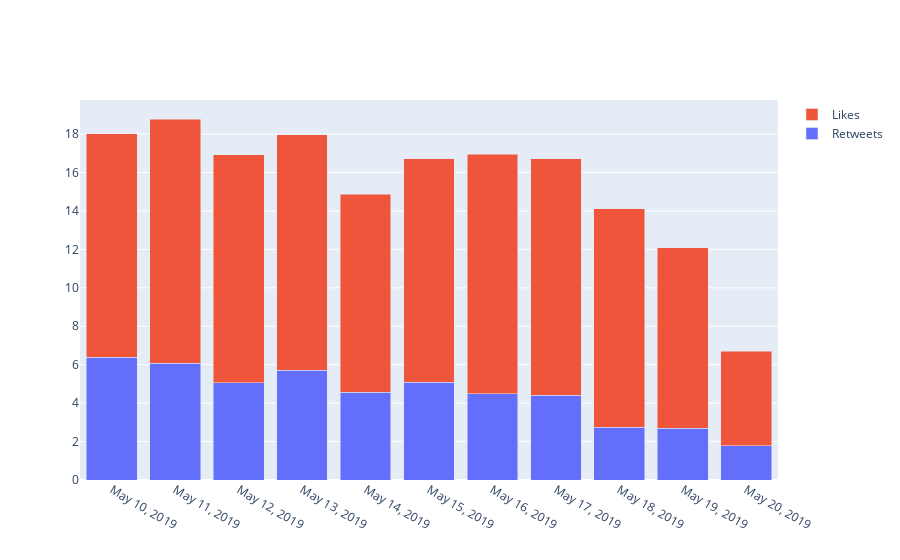

The notebook cell this image was saved under:
### Markdown cell above
## Section 3: Data Visualization
We're mainly going to be exploring retweets and likes. We'll assume that the timezone is UTC since datetime is not specified.
Check https://developer.twitter.com/en/docs/ads/general/guides/timezones.html for proof that twitter stores in UTC.
 were going to
 1. gather data with created at tweet date and retweet count and like count
  - group by day for each
  - Take the day with the most retweets and do a group by hour on that time
 2. then we are going to look at account created at retweet count and like count
   - we can do a group by year here

### Code cell
#df.groupby(by=[df.created_at.month, df.created_at.year])
#turn these into graphs
import plotly.graph_objs as go
import plotly.express as px
tips = px.data.tips()
groups = df.set_index('created_at').groupby(pd.Grouper(freq='D')).mean()
strs = [pd.to_datetime(i).strftime("%B %d, %Y") for i in groups.index.values]
fig = go.Figure(data = [
    go.Bar(
        name='Retweets',
        x= strs, # assign x as the dataframe column 'x'
        y=groups['retweet_count']
    ),
    go.Bar(
        name='Likes',
        x=strs, # assign x as the dataframe column 'x'
        y=groups['favorite_count']
    )
])
fig.update_layout(barmode='stack')
fig.show()

### Figure 1 — Plotly figure (JSON) as saved in the notebook; plotly's stock layout.template omitted (floating-point values rounded to 4 significant figures)
{"data": [{"name": "Retweets", "type": "bar", "x": ["May 10, 2019", "May 11, 2019", "May 12, 2019", "May 13, 2019", "May 14, 2019", "May 15, 2019", "May 16, 2019", "May 17, 2019", "May 18, 2019", "May 19, 2019", "May 20, 2019"], "y": [6.379, 6.07, 5.068, 5.699, 4.568, 5.075, 4.495, 4.423, 2.748, 2.699, 1.792]}, {"name": "Likes", "type": "bar", "x": ["May 10, 2019", "May 11, 2019", "May 12, 2019", "May 13, 2019", "May 14, 2019", "May 15, 2019", "May 16, 2019", "May 17, 2019", "May 18, 2019", "May 19, 2019", "May 20, 2019"], "y": [11.64, 12.72, 11.87, 12.26, 10.3, 11.64, 12.45, 12.28, 11.35, 9.376, 4.907]}], "layout": {"barmode": "stack"}}
